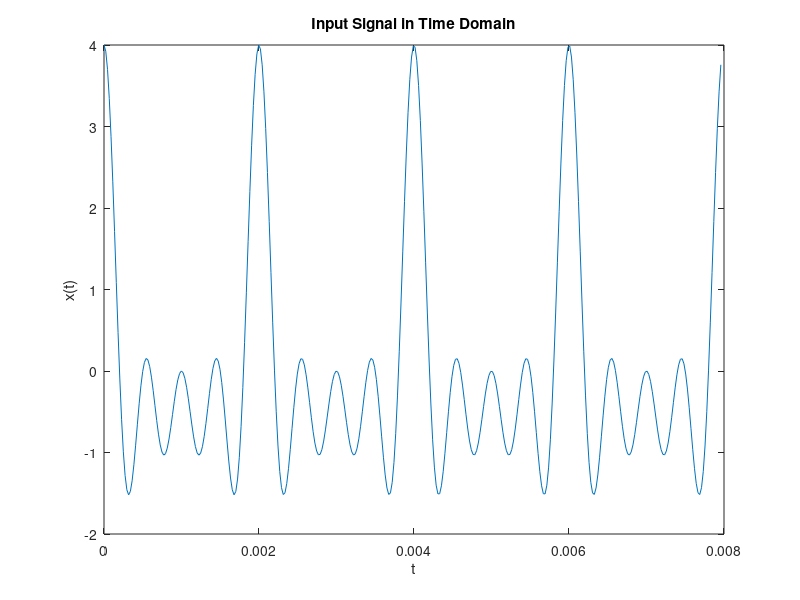
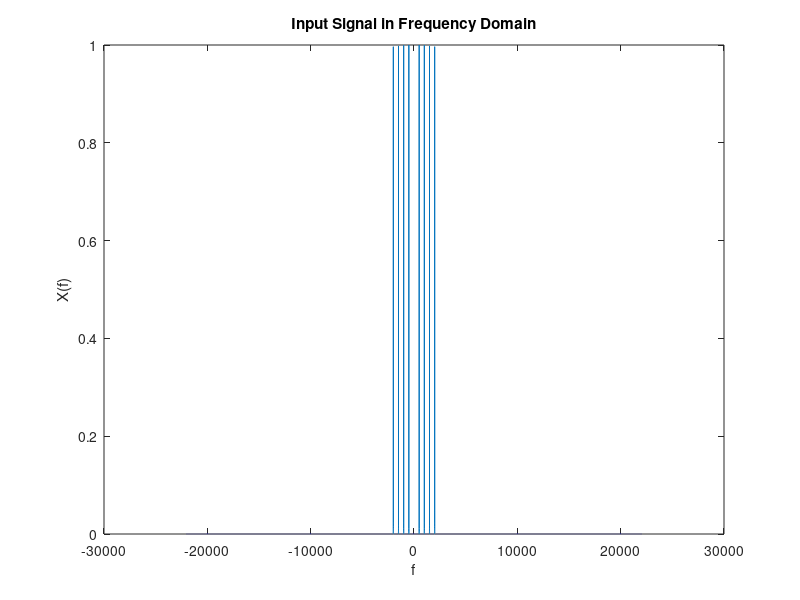
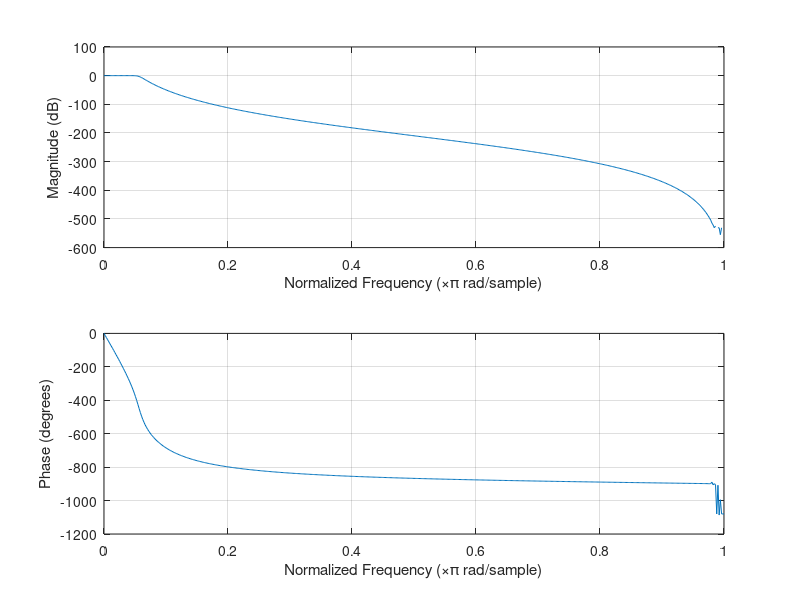
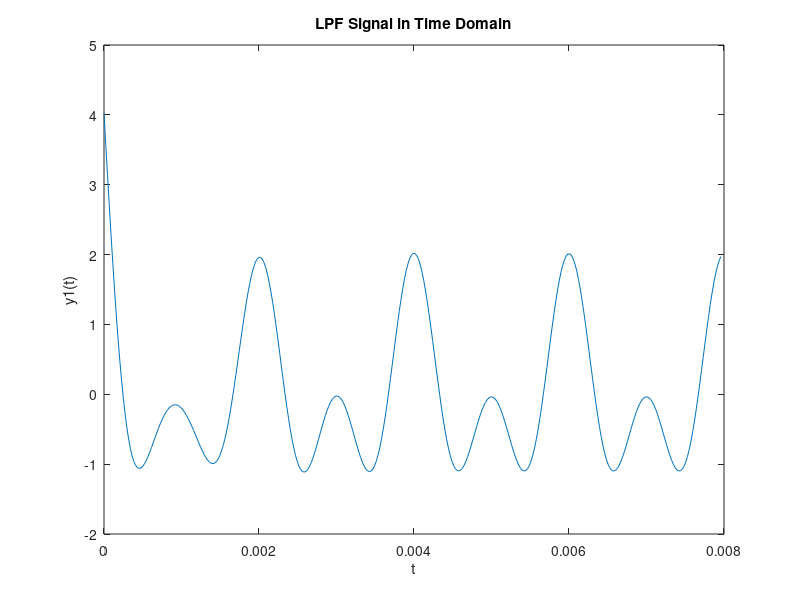

MATLAB code to generate these figures, in order:
pkg load signal     %for the findpeaks() fn.

%Global Variables:
t_Length = 2;       %2 second clip
fs = 44100;         %Sampling Frequency
f1 = 500;           %Fundamental Frequency
fc = 1250;          %Cutoff Frequency for BW filters
N = floor(fs/f1);   %No. of Samples per Cylcle

t = 0 : 1/fs : t_Length;
f = linspace(-fs/2 , fs/2 , fs*t_Length+1);


%Main:

%x(t)
x = cos(2*pi*f1*t) + cos(2*pi*2*f1*t) + cos(2*pi*3*f1*t) + cos(2*pi*4*f1*t);

audiowrite('x(t).wav',x,fs);
sound(x,fs);

figure('Name','Input Signal in Time Domain');
plot(t(1:4*N),x(1:4*N)) %Plot 4 cycles Only
title('Input Signal in Time Domain')
xlabel('t')
ylabel('x(t)')

P_x = 1/N * sum(abs(x(N:2*N-1)).^2)

%X(f)
X = fftshift(fft(x))/fs;

figure('Name','Input Signal in Frequency Domain');
plot(f,abs(X))
title('Input Signal in Frequency Domain')
xlabel('f')
ylabel('X(f)')

C_k_X = findpeaks(abs(X)(fs:end),"MinPeakHeight",0.1);
P_X = sum(C_k_X.^2)/2

%Butterwoth LPF
[low_b,low_a] = butter(10,fc/(fs/2),'low');

figure('Name','Frequency Response of LPF');
freqz(low_b,low_a)

%y1(t)
y1 = filtfilt(low_b,low_a,x);

audiowrite('y1(t).wav',y1,fs);
sound(y1,fs);

figure('Name','LPF Signal in Time Domain');
plot(t(1:4*N),y1(1:4*N)) %Plot 4 cycles Only
title('LPF Signal in Time Domain')
xlabel('t')
ylabel('y1(t)')

P_y1 = 1/N * sum(abs(y1(N:2*N-1)).^2)

%Y1(f)
Y1 = fftshift(fft(y1))/fs;

figure('Name','LPF Signal in Frequency Domain');
plot(f,abs(Y1))
title('LPF Signal in Frequency Domain')
xlabel('f')
ylabel('Y1(f)')

C_k_Y1 = findpeaks(abs(Y1)(fs:end),"MinPeakHeight",0.1);
P_Y1 = sum(C_k_Y1.^2)/2

%Butterwoth HPF
[high_b,high_a] = butter(10,fc/(fs/2),'high');

figure('Name','Frequency Response of HPF');
freqz(high_b,high_a)

%y2(t)
y2 = filtfilt(high_b,high_a,x);

audiowrite('y2(t).wav',y2,fs);
sound(y2,fs);

figure('Name','HPF Signal in Time Domain');
plot(t(1:4*N),y2(1:4*N)) %Plot 4 cycles Only
title('HPF Signal in Time Domain')
xlabel('t')
ylabel('y2(t)')

P_y2 = 1/N * sum(abs(y2(N:2*N-1)).^2)

%Y2(f)
Y2 = fftshift(fft(y2))/fs;

figure('Name','HPF Signal in Frequency Domain');
plot(f,abs(Y2))
title('HPF Signal in Frequency Domain')
xlabel('f')
ylabel('Y2(f)')

C_k_Y2 = findpeaks(abs(Y2)(fs:end),"MinPeakHeight",0.1);
P_Y2 = sum(C_k_Y2.^2)/2